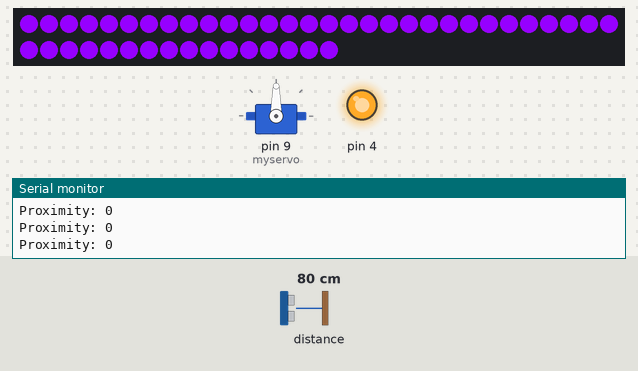
Bench run of a sketch on a simulated Arduino Uno, built for the host (arithmetic inside an expression is 32-bit, double 64-bit). Parts: servo, 46 RGB LEDs in strip order, left to right, continuing on the next row, output pins drawn as LEDs (lit = HIGH), the last lines printed to the serial monitor. The inputs (shaded band) are chosen by the test bench; at power-on: distance to the obstacle 80 cm. Random numbers use the default seed unless the sketch sets one.

Above: at 10.1 s.
10.2 s: distance to the obstacle set to 6 cm
11.7 s: distance to the obstacle set to 3 cm
At 12.46 s:
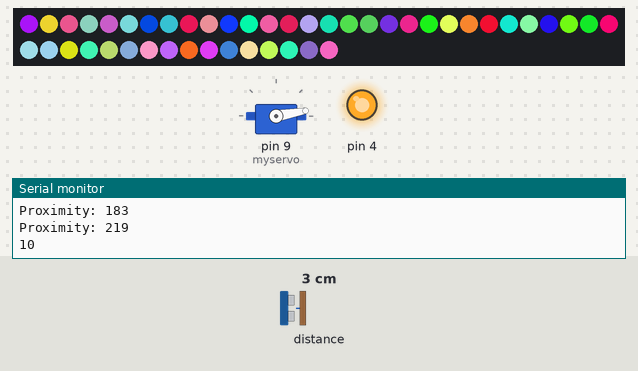
At 14.26 s:
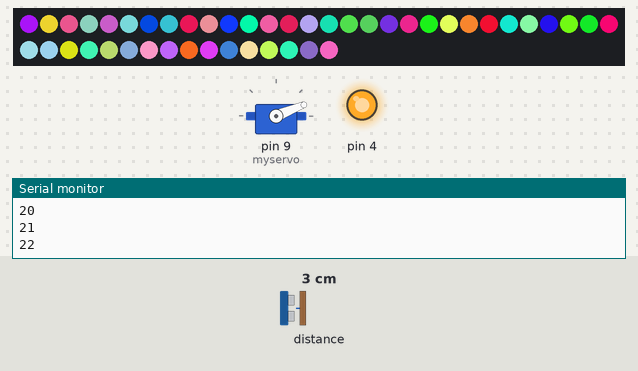
Timing chart, 0 to 33.5 s (numbered marks = the images above; inputs shaded):
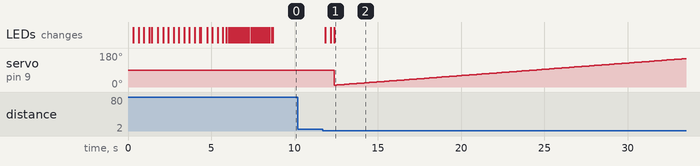

The sketch:

panel_letters_8x8.ino
```cpp
#include <Wire.h>
#include <Servo.h>
#include <FastLED.h>
#include <SparkFun_APDS9960.h>

// Global Variables
SparkFun_APDS9960 apds = SparkFun_APDS9960();

#define LED_PIN     5
#define NUM_LEDS    46

CRGB leds[NUM_LEDS];
Servo myservo;  // create servo object to control a servo
// twelve servo objects can be created on most boards
uint8_t proximity_data = 0;
int pos = 0;    // variable to store the servo position
int speed = 25;  // gears velocity...

void leds_startup() {
    for (int j=0; j < 2; j++) {
      for (int i = 0; i <= NUM_LEDS; i++) {
        leds[i] = CRGB ( 255, 0,0);
        FastLED.show();
        delay(30);
      }
      for (int i = NUM_LEDS; i >= 0; i--) {
        leds[i] = CRGB ( 0, 255, 0);
        FastLED.show();
        delay(30);
      }
    }

    for (int k=0; k <= NUM_LEDS; k++) {
    leds[k] = CRGB(150, 0, 255);
    FastLED.show();
    delay(60);
    }
  }


void setup() {
  myservo.attach(9);  // attaches the servo on pin 9 to the servo object
  pinMode(4, OUTPUT);
  digitalWrite(4, HIGH);
  FastLED.addLeds<WS2812, LED_PIN, GRB>(leds, NUM_LEDS);

leds_startup();
 // Initialize Serial port
  Serial.begin(9600);
  Serial.println();
  Serial.println(F("------------------------------------"));
  Serial.println(F("APDS-9960 - ProximitySensor"));
  Serial.println(F("------------------------------------"));

  // Initialize APDS-9960 (configure I2C and initial values)
  if ( apds.init() ) {
    Serial.println(F("APDS-9960 initialization complete"));
  } else {
    Serial.println(F("Something went wrong during APDS-9960 init!"));
  }

  // Adjust the Proximity sensor gain
  if ( !apds.setProximityGain(PGAIN_2X) ) {
    Serial.println(F("Something went wrong trying to set PGAIN"));
  }

  // Start running the APDS-9960 proximity sensor (no interrupts)
  if ( apds.enableProximitySensor(false) ) {
    Serial.println(F("Proximity sensor is now running"));
  } else {
    Serial.println(F("Something went wrong during sensor init!"));
  }


}

void servo_routin_01() {
 //speed up
   for (int k=0; k <= NUM_LEDS; k++) {
        leds[k] = CRGB(random(0, 255), random(0, 255), random(0, 255));
        FastLED.show();
        delay(10);
      }
 for (speed= 1; speed<= 3; speed+=3){

  for (pos = 10; pos <= 170; pos += speed) { // goes from 0 degrees to 180 degrees
    // in steps of 1 degree


    Serial.println(pos);
    myservo.write(pos);              // tell servo to go to position in variable 'pos'
    delay(150);                       // waits 15 ms for the servo to reach the position
    }
      for (int k=0; k <= NUM_LEDS; k++) {
        leds[k] = CRGB(random(0, 255), random(0, 255), random(0, 255));
        FastLED.show();
        delay(10);
      }
  for (pos = 170; pos >= 10; pos -= speed) { // goes from 180 degrees to 0 degrees

    Serial.println(pos);
    myservo.write(pos);              // tell servo to go to position in variable 'pos'
    delay(150);                       // waits 15 ms for the servo to reach the position
    }
 }

   for (int k=0; k <= NUM_LEDS; k++) {
        leds[k] = CRGB(random(0, 255), random(0, 255), random(0, 255));
        FastLED.show();
        delay(10);
      }
 //speed down
  for (speed= 3; speed> 1; speed-=1){

  for (pos = 10; pos <= 170; pos += speed) { // goes from 0 degrees to 180 degrees
    // in steps of 1 degree

    myservo.write(pos);              // tell servo to go to position in variable 'pos'
    delay(150);                       // waits 15 ms for the servo to reach the position
    Serial.println(pos);
  }
    for (int k=0; k <= NUM_LEDS; k++) {
        leds[k] = CRGB(random(0, 255), random(0, 255), random(0, 255));
        FastLED.show();
        delay(10);
      }
  for (pos = 170; pos >= 10; pos -= speed) { // goes from 180 degrees to 0 degrees

    myservo.write(pos);              // tell servo to go to position in variable 'pos'
    delay(150);
    // waits 15 ms for the servo to reach the position
    Serial.println(pos);
  }
 }

    for (int k=0; k <= NUM_LEDS; k++) {
    leds[k] = CRGB(150, 0, 255);
    FastLED.show();
    delay(60);
    }

}


void loop() {
  pos=90;
  myservo.write(pos);
  delay(150);
  // Read the proximity value
  if ( !apds.readProximity(proximity_data) ) {
    Serial.println("Error reading proximity value");
  }
  else {
    Serial.print("Proximity: ");
    Serial.println(proximity_data);
    if (proximity_data>200) {
       servo_routin_01();
       leds_startup();
       }
  }

  // Wait  before next reading
  delay(100);
}
```

Measured:
- the behaviour switches between 5 and 4 cm on distance to the obstacle (found by bisection; images 0 and 1)
- after the input at 11.7 s, servo on pin 9 (myservo): 90° → 10° after 0.69 s, → 11° 0.15 s later, → 12° 0.15 s later, → 13° 0.15 s later, … (141 changes in this stretch); the LEDs: first change after 0.16 s (image 1 shows a later state)
